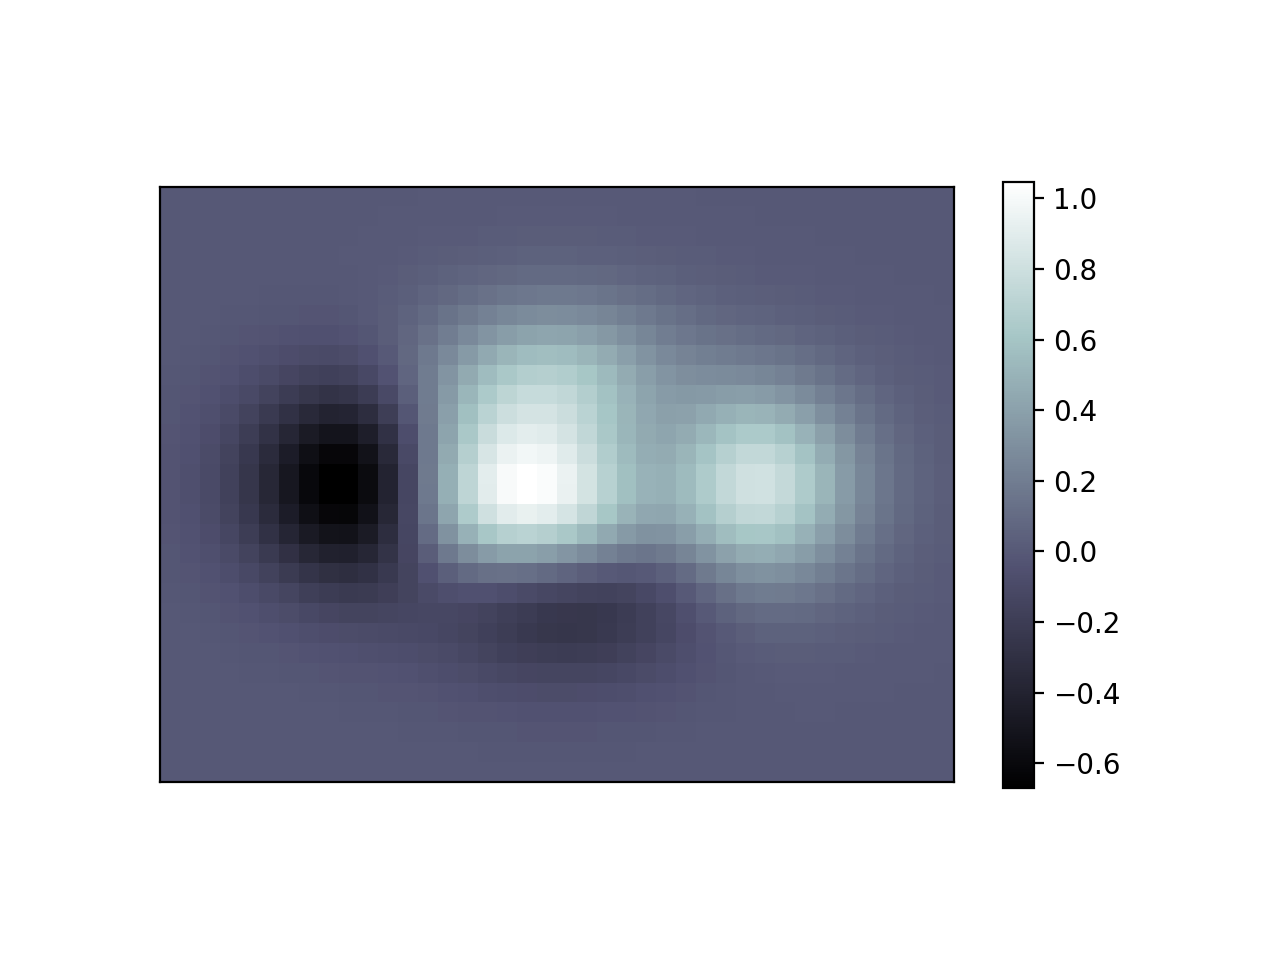

This figure's Python source:
import numpy as np
import matplotlib.pyplot as plt


def f(x, y):
	return (1 - x / 2 + x ** 5 + y ** 3) * np.exp(-x ** 2 - y ** 2)


n = 10
x = np.linspace(-3, 3, 4 * n)
y = np.linspace(-3, 3, 3 * n)

X, Y = np.meshgrid(x, y)

plt.imshow(f(X, -Y), cmap='bone')
plt.xticks(())
plt.yticks(())

plt.colorbar(shrink=0.82)

plt.show()
